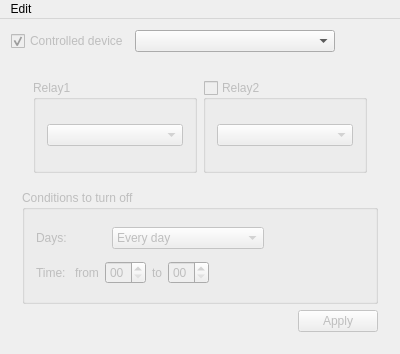
<?xml version="1.0" encoding="UTF-8"?>
<ui version="4.0">
 <class>MainWindow</class>
 <widget class="QMainWindow" name="MainWindow">
  <property name="geometry">
   <rect>
    <x>0</x>
    <y>0</y>
    <width>400</width>
    <height>354</height>
   </rect>
  </property>
  <property name="windowTitle">
   <string>Relay settings editor</string>
  </property>
  <widget class="QWidget" name="centralWidget">
   <layout class="QVBoxLayout" name="verticalLayout_3">
    <item>
     <layout class="QHBoxLayout" name="horizontalLayout">
      <item>
       <widget class="QCheckBox" name="cbActiveDevice">
        <property name="enabled">
         <bool>false</bool>
        </property>
        <property name="text">
         <string>Controlled device</string>
        </property>
        <property name="checked">
         <bool>true</bool>
        </property>
       </widget>
      </item>
      <item>
       <widget class="QComboBox" name="cbDevices">
        <property name="minimumSize">
         <size>
          <width>200</width>
          <height>0</height>
         </size>
        </property>
       </widget>
      </item>
      <item>
       <spacer name="horizontalSpacer">
        <property name="orientation">
         <enum>Qt::Horizontal</enum>
        </property>
        <property name="sizeHint" stdset="0">
         <size>
          <width>40</width>
          <height>20</height>
         </size>
        </property>
       </spacer>
      </item>
     </layout>
    </item>
    <item>
     <widget class="QFrame" name="fDeviceSettings">
      <property name="enabled">
       <bool>false</bool>
      </property>
      <layout class="QVBoxLayout" name="verticalLayout_2">
       <item>
        <widget class="QFrame" name="fRelays">
         <layout class="QHBoxLayout" name="horizontalLayout_4">
          <item>
           <widget class="QGroupBox" name="gbRelay1">
            <property name="title">
             <string>Relay1</string>
            </property>
            <property name="checkable">
             <bool>false</bool>
            </property>
            <layout class="QHBoxLayout" name="horizontalLayout_2">
             <item>
              <widget class="QComboBox" name="cbRelay1"/>
             </item>
            </layout>
           </widget>
          </item>
          <item>
           <widget class="QGroupBox" name="gbRelay2">
            <property name="title">
             <string>Relay2</string>
            </property>
            <property name="checkable">
             <bool>true</bool>
            </property>
            <property name="checked">
             <bool>false</bool>
            </property>
            <layout class="QHBoxLayout" name="horizontalLayout_3">
             <item>
              <widget class="QComboBox" name="cbRelay2"/>
             </item>
            </layout>
           </widget>
          </item>
         </layout>
        </widget>
       </item>
       <item>
        <widget class="QGroupBox" name="gbConditionsToTurnOff">
         <property name="title">
          <string>Conditions to turn off</string>
         </property>
         <layout class="QVBoxLayout" name="verticalLayout">
          <item>
           <layout class="QHBoxLayout" name="horizontalLayout_5">
            <item>
             <widget class="QLabel" name="label_2">
              <property name="minimumSize">
               <size>
                <width>70</width>
                <height>0</height>
               </size>
              </property>
              <property name="maximumSize">
               <size>
                <width>100</width>
                <height>16777215</height>
               </size>
              </property>
              <property name="text">
               <string>Days: </string>
              </property>
             </widget>
            </item>
            <item>
             <widget class="QComboBox" name="cbDays">
              <item>
               <property name="text">
                <string>Every day</string>
               </property>
              </item>
              <item>
               <property name="text">
                <string>Monday - Friday 12am</string>
               </property>
              </item>
              <item>
               <property name="text">
                <string>Friday 12am - Sunday</string>
               </property>
              </item>
              <item>
               <property name="text">
                <string>Monday</string>
               </property>
              </item>
              <item>
               <property name="text">
                <string>Tuesday</string>
               </property>
              </item>
              <item>
               <property name="text">
                <string>Wednesday</string>
               </property>
              </item>
              <item>
               <property name="text">
                <string>Thursday</string>
               </property>
              </item>
              <item>
               <property name="text">
                <string>Friday</string>
               </property>
              </item>
              <item>
               <property name="text">
                <string>Saturday</string>
               </property>
              </item>
              <item>
               <property name="text">
                <string>Sunday</string>
               </property>
              </item>
             </widget>
            </item>
            <item>
             <spacer name="horizontalSpacer_2">
              <property name="orientation">
               <enum>Qt::Horizontal</enum>
              </property>
              <property name="sizeHint" stdset="0">
               <size>
                <width>40</width>
                <height>20</height>
               </size>
              </property>
             </spacer>
            </item>
           </layout>
          </item>
          <item>
           <layout class="QHBoxLayout" name="horizontalLayout_6">
            <item>
             <widget class="QLabel" name="label_3">
              <property name="text">
               <string>Time: </string>
              </property>
             </widget>
            </item>
            <item>
             <widget class="QLabel" name="label_4">
              <property name="text">
               <string>from</string>
              </property>
             </widget>
            </item>
            <item>
             <widget class="QTimeEdit" name="teTimeBegin">
              <property name="currentSection">
               <enum>QDateTimeEdit::HourSection</enum>
              </property>
              <property name="displayFormat">
               <string>HH</string>
              </property>
             </widget>
            </item>
            <item>
             <widget class="QLabel" name="label_5">
              <property name="text">
               <string>to</string>
              </property>
             </widget>
            </item>
            <item>
             <widget class="QTimeEdit" name="teTimeEnd">
              <property name="displayFormat">
               <string>HH</string>
              </property>
             </widget>
            </item>
            <item>
             <spacer name="horizontalSpacer_3">
              <property name="orientation">
               <enum>Qt::Horizontal</enum>
              </property>
              <property name="sizeHint" stdset="0">
               <size>
                <width>40</width>
                <height>20</height>
               </size>
              </property>
             </spacer>
            </item>
           </layout>
          </item>
         </layout>
        </widget>
       </item>
       <item>
        <layout class="QHBoxLayout" name="horizontalLayout_7">
         <item>
          <spacer name="horizontalSpacer_4">
           <property name="orientation">
            <enum>Qt::Horizontal</enum>
           </property>
           <property name="sizeHint" stdset="0">
            <size>
             <width>40</width>
             <height>20</height>
            </size>
           </property>
          </spacer>
         </item>
         <item>
          <widget class="QPushButton" name="pushButton">
           <property name="text">
            <string>Apply</string>
           </property>
          </widget>
         </item>
        </layout>
       </item>
      </layout>
     </widget>
    </item>
   </layout>
  </widget>
  <widget class="QMenuBar" name="menuBar">
   <property name="geometry">
    <rect>
     <x>0</x>
     <y>0</y>
     <width>400</width>
     <height>26</height>
    </rect>
   </property>
   <widget class="QMenu" name="menuEdit">
    <property name="title">
     <string>Edit</string>
    </property>
    <addaction name="aSelectFolder"/>
    <addaction name="aAddDevice"/>
    <addaction name="aEditRelays"/>
   </widget>
   <addaction name="menuEdit"/>
  </widget>
  <action name="aAddDevice">
   <property name="text">
    <string>Add device</string>
   </property>
  </action>
  <action name="aEditRelays">
   <property name="text">
    <string>Edit relays</string>
   </property>
  </action>
  <action name="aSelectFolder">
   <property name="text">
    <string>Select folder</string>
   </property>
  </action>
 </widget>
 <layoutdefault spacing="6" margin="11"/>
 <resources/>
 <connections/>
</ui>
